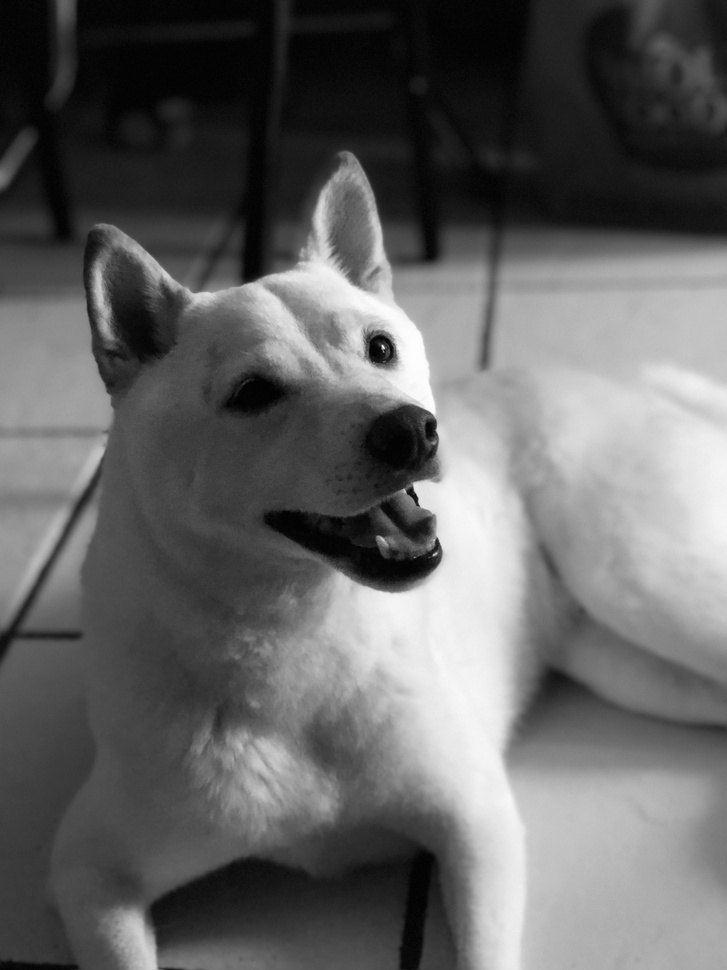
#> input picture data/task_01/image_01.jpg, 727 x 970 px, shrunk from 3024 x 4032 before the run
$ jupyter execute task_1_intensity_reduction.ipynb
#> lines starting #> are read from the running program, lines starting #| are printed output that depends on the picture
[cell 1]
import cv2
import os
import numpy as np
import matplotlib.pyplot as plt

[cell 2]
# Function to reduce intensity levels
def reduce_intensity_levels(image, levels):
    assert (levels & (levels - 1) == 0) and levels <= 256, "Levels must be power of 2 and <= 256"
    factor = 256 // levels
    reduced_img = (image // factor) * factor
    return reduced_img

[cell 3]
# Load the image
img_path = os.path.join("..", "data", "task_01", "image_01.jpg")
original_img = cv2.imread(img_path, cv2.IMREAD_GRAYSCALE)
#> original_img is the input picture: shape (970, 727); min 0, max 255, mean 99.7

if original_img is None:
    raise FileNotFoundError(f"Image not found at {img_path}")

# Intensity level variable intialization
desired_levels = 4

[cell 4]
# Process image
reduced_img = reduce_intensity_levels(original_img, desired_levels)
#> in reduce_intensity_levels, `reduced_img = (image // factor) * factor`:
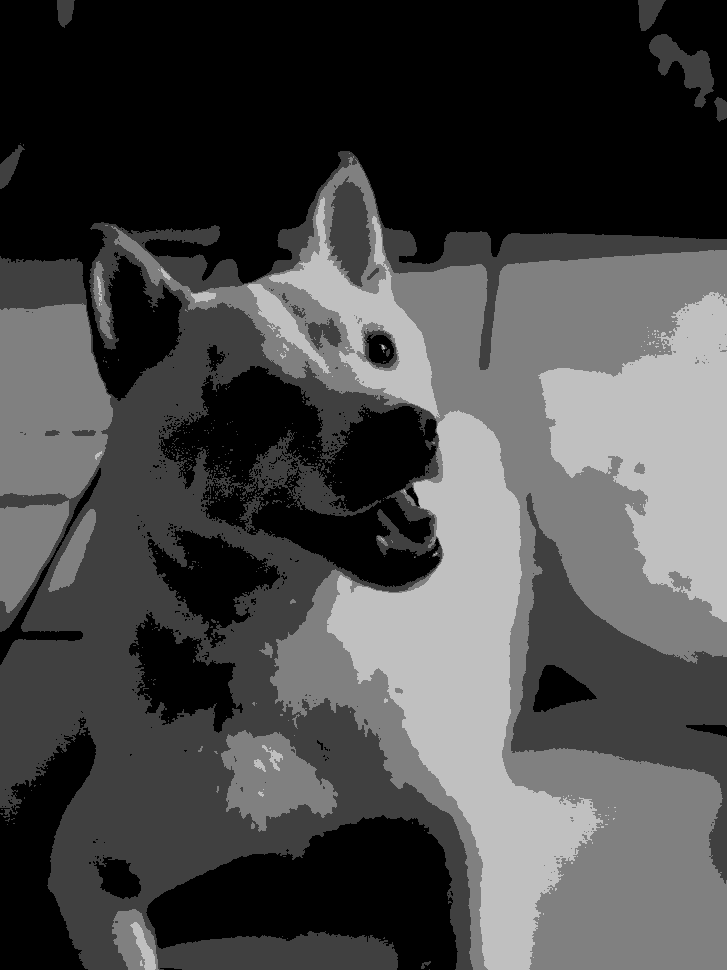
#> reduced_img: shape (970, 727); min 0, max 192, mean 71.8

[cell 5]
output_path = os.path.join("..", "results", "task_01", f"reduced_sample_{desired_levels}_levels.png")
cv2.imwrite(output_path, reduced_img)
#> Out = True

[cell 6]
# Display the results
plt.figure(figsize=(10,5))
plt.subplot(1,2,1)
plt.title("Original Image")
plt.imshow(original_img, cmap='gray')
plt.axis('off')

plt.subplot(1,2,2)
plt.title(f"Reduced to {desired_levels} Levels")
plt.imshow(reduced_img, cmap='gray')
plt.axis('off')

plt.tight_layout()
plt.show()
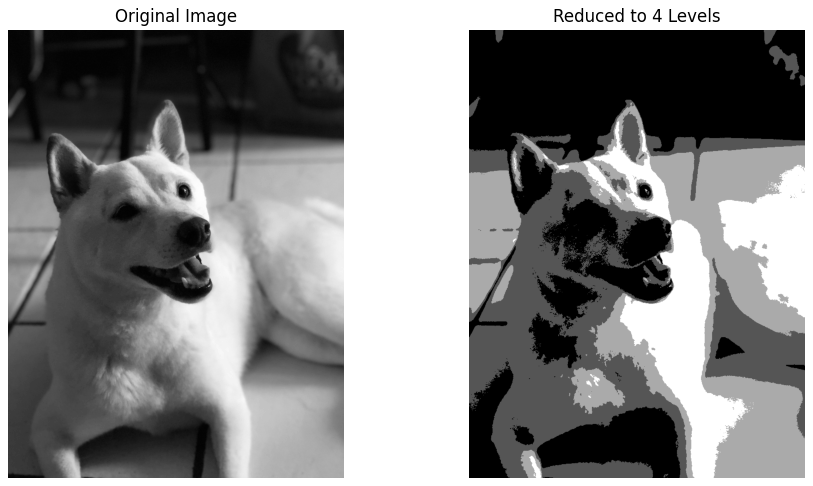
#> figure drawn by matplotlib, 2 panels
